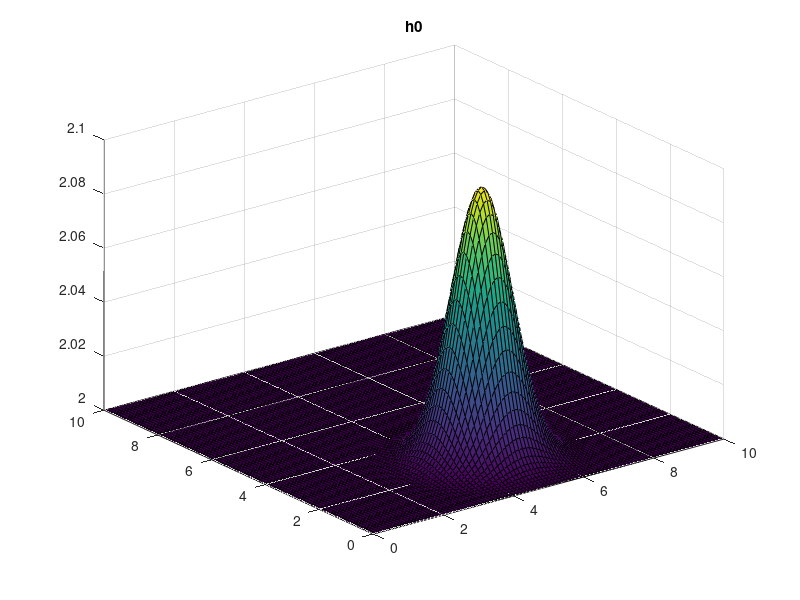

This figure's MATLAB source: (Note: this script raises an error after producing the figure.)
close all;
clear all;
clc; 


%2D solver

N=100;
M=N; 

h0=zeros(N,M);
h1=zeros(N,M); 
hnew=zeros(N,M); 

g=2;
xmax=10; 
ymax=xmax; 

dt=0.2; 

x=linspace(0,xmax,N);
y=linspace(0,ymax,M);
dx=x(1,2)-x(1,1); 
dy=y(1,2)-y(1,1); 

b0=1.5; 

%initialize uniform depth 
b=ones(N,M)*b0; 

%create sine pattern for depth 
%b=b0/2*cos(4*pi/(xmax)*x)+b0/2;
%b=b'; 

sig=xmax/10; 

%initialize fluid in only right "hump"
for n=1:1:N
    for m=1:1:M
    
        %this creates gaussian wave initial condition 
        d2=(x(1,n)-x(1,N/4))^2+(y(1,m)-y(1,N/2))^2
        %need to make sure the waves are not too shallow!
        %this can cause weird numerical problems 
        h0(n,m)=b0+0.5+0.1*exp(-d2/sig^2);
        h1(n,m)=h0(n,m);
    
    end
end



figure;
surf(x,y,h0);
title('h0');

%figure;
%plot(x,h1);
%title('h1');

stepdiv=1; 
steps=20; 

%implement alternating direction method 

for n=1:1:steps
   
    %compute depth
    
    %do calculations along all rows
    for nx=1:1:M
        hnew(:,nx)=computeHnewX(b(:,nx),h0(:,nx),h1(:,nx),dx,N,g,dt);
        h0(:,nx)=h1(:,nx);
        h1(:,nx)=hnew(:,nx); 
    end
    
    
    %do calculations along all columns 
    for ny=1:1:M
        hnew(ny,:)=computeHnewX(b(ny,:)',h0(ny,:)',h1(ny,:)',dy,M,g,dt)';
        h0(ny,:)=h1(ny,:);
        h1(ny,:)=hnew(ny,:); 
    end
    
    
    %disp('step'); 
    %disp(n);
    %hnew=conserveVolume(h1,hnew,b); 
    
    %{
    %epsilon=0.001; 
    %%check condition 
    for nx=1:1:N
        if(h1(nx,1)<b(nx,1))
            h1(nx,1)=b(nx,1)-epsilon; 
            h0(nx,1)=b(nx,1)-epsilon; 
        end 
    end
    %}
    
    %if(n==57 || n==68 || n==69)
    if(mod(n-1,stepdiv)==0)
        figure;
        hold on; 
        surf(x,y,h1); 
        view(45,45); 
        grid off; 
        %area(x,h1,'FaceColor','b');  %plot water
        %area(x,b,'FaceColor','k'); %plot ground
        %plot(x,reshape(h1(:,50),[N,1])); 
        v=0.1; 
        zlim([b0+0.5-v,b0+0.5+v]); 
        pause(0.02); 
    end
    
end








